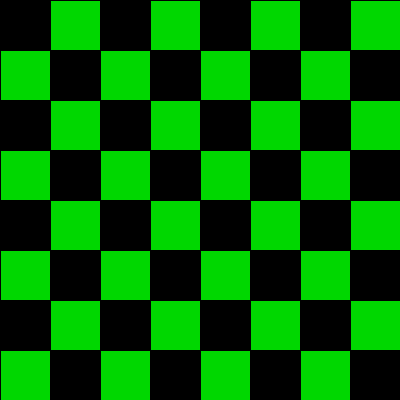
Frame 1 (no input)
Frame 60 (the mouse pressed at the canvas centre just before this capture): identical to frame 1, image omitted
Frame 120 (the mouse held since frame 60 and released just before this capture): identical to frame 1, image omitted

The Processing sketch that drew this single still picture (run headless with seeded random() and noise(); from frame 60 on, the mouse is pressed at the canvas centre):

// Processing sketch: processing_51581
// ── processing_51581.pde

//Hasan. M
//PS-1: Question 5

int size = 50;

void setup(){
  size(400,400);
  stroke(0);
  background(0);

}
void draw(){
  for (int x=0; x< width; x+= size) {
  for (int y=0; y< height; y+= size){
    if ( (x+y) % 20 ==0) {
    fill(0);
    }
  
  else {
    fill(0,215,0); }
  
  rect(x,y,50,50);
  }
  } 
}
